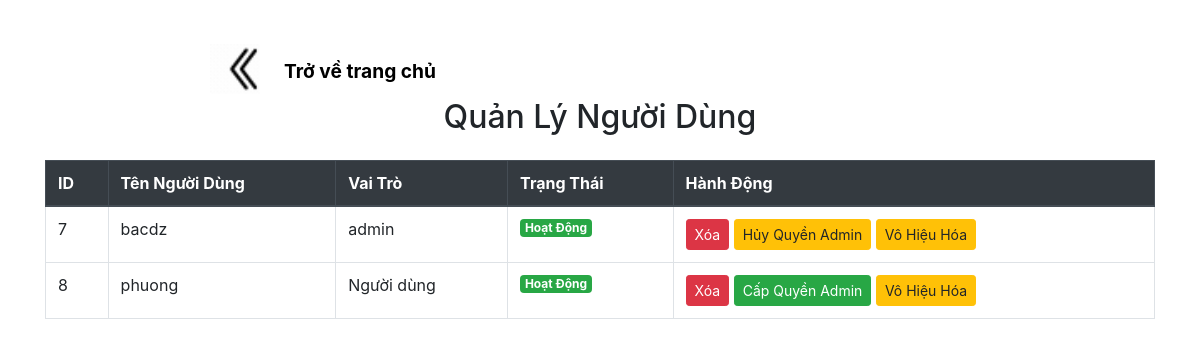
/admin/user/list.php, run on the app's committed database.
### tables this page shows
CREATE TABLE `tai_khoan` (
  `idUser` int(11) NOT NULL,
  `vaiTro` varchar(255) DEFAULT 'Người dùng',
  `tenUser` varchar(255) DEFAULT NULL,
  `Password` varchar(255) DEFAULT NULL,
  `hoTenUser` varchar(255) NOT NULL,
  `sdt` varchar(255) NOT NULL,
  `diaChi` varchar(255) NOT NULL,
  `role` int(11) NOT NULL DEFAULT 1
);

### admin/user/list.php (the view, shortened to what this page needs)
<a class="trovea" href="../" style="
    list-style: none;
    font-size: larger;
    font-weight: bold;
    color: black;
    position: relative;
    text-decoration: none;
    left: 234px;
    top: 48px;
"><img id="trove" src="./back.gif" alt="">Trở về trang chủ</a>
<!DOCTYPE html>
<html lang="vi">
<head>
    <link rel="stylesheet" href="https://stackpath.bootstrapcdn.com/bootstrap/4.5.2/css/bootstrap.min.css">
</head>
<body>
    <div class="container mt-5">
        <h2 class="text-center mb-4">Quản Lý Người Dùng</h2>
        <?php
        $servername = "127.0.0.1";
        $username = "root";
        $password = "";
        $database = "duan1smp";
        $conn = new mysqli($servername, $username, $password, $database);
        $result = $conn->query("SELECT * FROM tai_khoan");
        ?>
        <table class="table table-bordered">
            <thead class="thead-dark">
                <tr>
                    <th>ID</th>
                    <th>Tên Người Dùng</th>
                    <th>Vai Trò</th>
                    <th>Trạng Thái</th>
                    <th>Hành Động</th>
                </tr>
            </thead>
            <tbody>
                <?php while ($row = $result->fetch_assoc()) : ?>
                    <tr>
                        <td><?= $row['idUser'] ?></td>
                        <td><?= $row['tenUser'] ?></td>
                        <td><?= $row['vaiTro'] ?></td>
                        <td>
                            <?php echo ($row['role'] === '1') ? '<span class="badge badge-success">Hoạt Động</span>' : '<span class="badge badge-danger">Vô Hiệu Hóa</span>'; ?>
                        </td>
                        <td>
                            <a href="?action=delete&id=<?= $row['idUser'] ?>" class="btn btn-danger btn-sm">Xóa</a>
                            <?php if ($row['vaiTro'] === 'admin') : ?>
                                <a href="?action=revoke_admin&id=<?= $row['idUser'] ?>" class="btn btn-warning btn-sm">Hủy Quyền Admin</a>
                            <?php elseif ($row['vaiTro'] !== 'admin') : ?>
                                <a href="?action=grant_admin&id=<?= $row['idUser'] ?>" class="btn btn-success btn-sm">Cấp Quyền Admin</a>
                            <?php endif; ?>
                            <a href="?action=disable&id=<?= $row['idUser'] ?>" class="btn btn-warning btn-sm">Vô Hiệu Hóa</a>
                        </td>
                    </tr>
                <?php endwhile; ?>
            </tbody>
        </table>
    </div>
</body>
</html>

### admin/user/list.php (style rules this page uses)
#trove { position: relative; left: -24px; width: 50px; height: 50px; top: -4px; }

### data on the page
tai_khoan: idUser "7", tenUser "bacdz", vaiTro "admin", role "Hoạt Động"
tai_khoan: idUser "8", tenUser "phuong", vaiTro "Người dùng", role "Hoạt Động"
